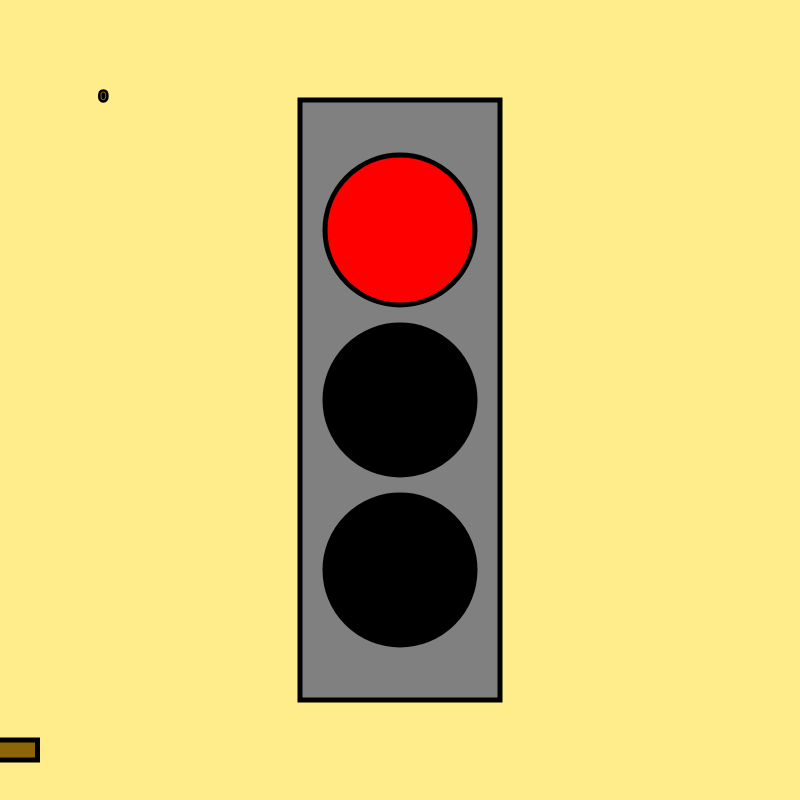
Frame 1 (no input)
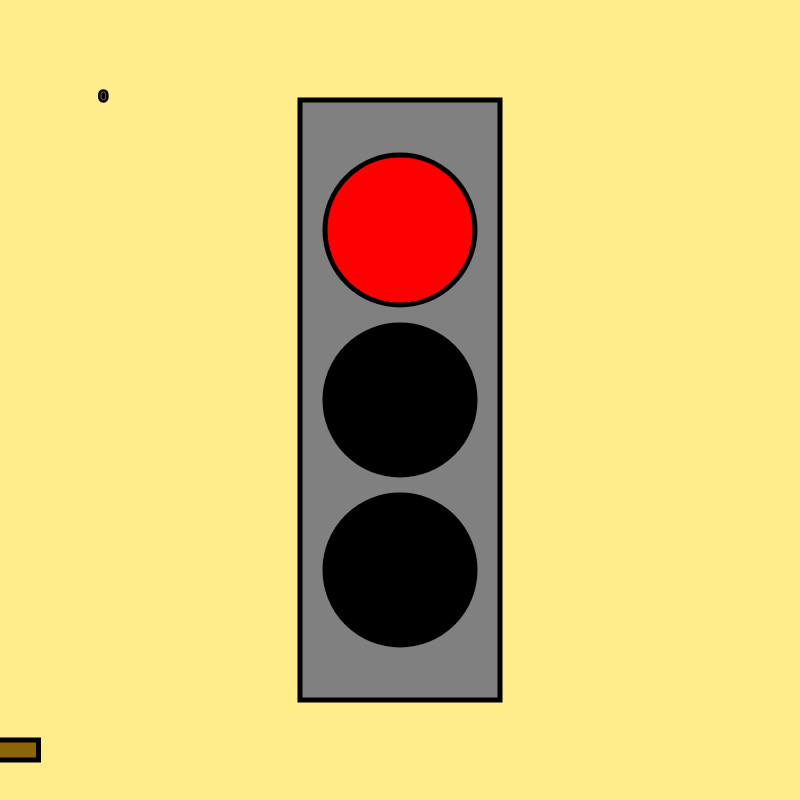
Frame 60 (no input)
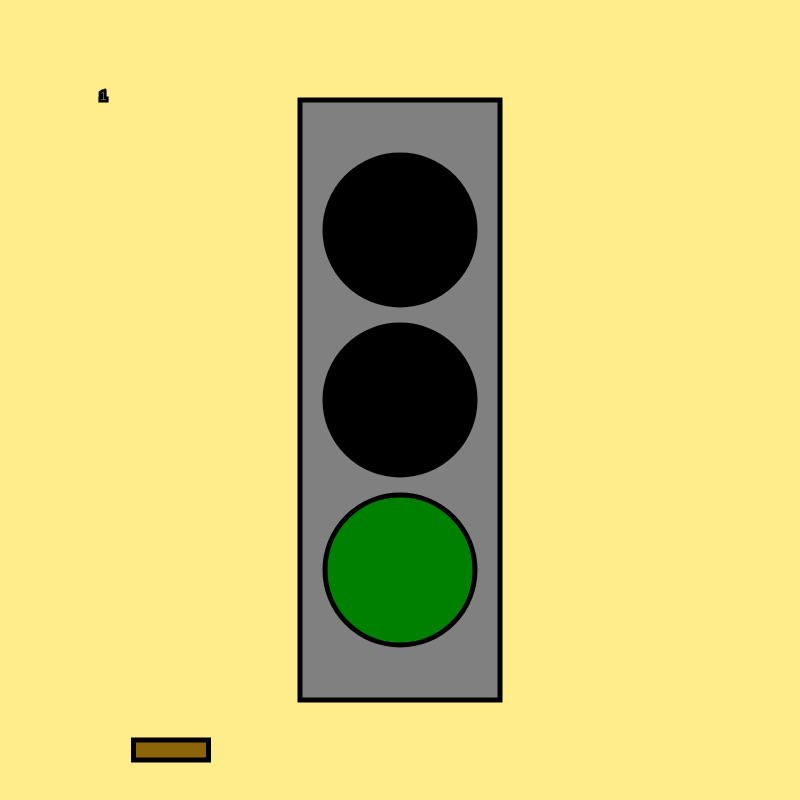
Frame 120 (the mouse pressed at the canvas centre since frame 60)

The p5.js sketch that drew these frames (run headless with seeded random() and noise() and a simulated clock; from frame 60 on, the mouse is pressed at the canvas centre):

// p5.js sketch
// ── sketch.js
let state = 0;
let timer = 0;
let x = 0;
let velocity = 1;

function setup() {
  createCanvas(800, 800);
  ellipseMode(CENTER);
  rectMode(CENTER);
}

function draw() {
  strokeWeight(5);
  stroke('black');
  background(255,236,139);
  fill('grey');
  rect(width/ 2, height/ 2, 200, 600);
  fill(139,101,8);
  rect(x, 750, 75, 20);
  x = x + velocity ;
  if ( x >width){
    x = 0;
}


  switch (state) {

case 0 :
  text("0", 100, 100);
  fill('red');
  ellipse(width / 2, height / 2 -170, 150, 150);
  fill('black');
  ellipse(width / 2, height / 2, 150, 150);
  ellipse(width / 2, height / 2 + 170, 150, 150);
  velocity = 0;
  break;

case 1 :
  text("1", 100, 100);
  fill('black');
  ellipse(width / 2, height / 2 -170, 150, 150);
  ellipse(width/ 2, height/ 2, 150, 150);
  fill('green');
  ellipse(width / 2, height / 2 + 170, 150, 150);
  velocity = 10;
break;

case 2 :
  text("2", 100, 100);
  fill ('black');
  ellipse(width / 2, height / 2 -170, 150, 150);
  fill('yellow');
  ellipse(width / 2, height / 2, 150, 150);
  fill ('grey');
  ellipse(width / 2, height / 2 + 170, 150, 150);
  velocity = 5;
break;
}

  timer = timer + 1;
if (timer > 100){
    timer = 0;
     state++;
if (state > 2) state = 0;
  }

}

function mouseReleased() {
  state++;
  if (state > 2) state = 0;
}
